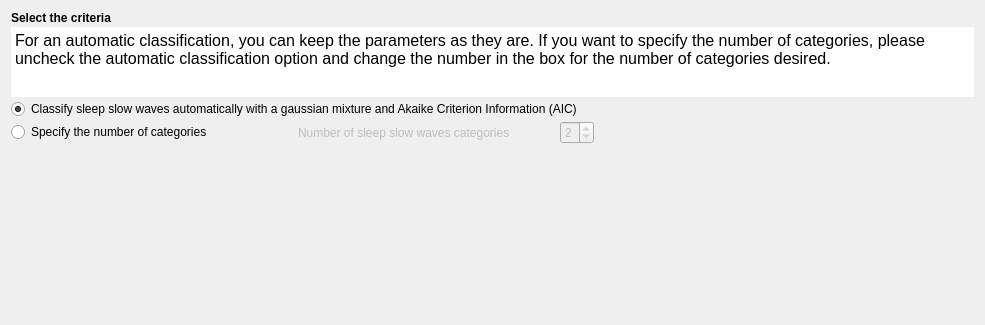
<?xml version="1.0" encoding="UTF-8"?>
<ui version="4.0">
 <class>SlowWaveClassifierSettingsView</class>
 <widget class="QWidget" name="SlowWaveClassifierSettingsView">
  <property name="geometry">
   <rect>
    <x>0</x>
    <y>0</y>
    <width>985</width>
    <height>325</height>
   </rect>
  </property>
  <property name="windowTitle">
   <string>Form</string>
  </property>
  <property name="styleSheet">
   <string notr="true">font: 12pt &quot;Roboto&quot;;</string>
  </property>
  <layout class="QVBoxLayout" name="verticalLayout">
   <item>
    <layout class="QFormLayout" name="formLayout">
     <property name="verticalSpacing">
      <number>2</number>
     </property>
     <item row="0" column="0">
      <widget class="QLabel" name="label">
       <property name="text">
        <string>&lt;html&gt;&lt;head/&gt;&lt;body&gt;&lt;p&gt;&lt;span style=&quot; font-weight:700;&quot;&gt;Select the criteria&lt;/span&gt;&lt;/p&gt;&lt;/body&gt;&lt;/html&gt;</string>
       </property>
      </widget>
     </item>
     <item row="1" column="0" colspan="2">
      <widget class="QTextEdit" name="textEdit">
       <property name="maximumSize">
        <size>
         <width>16777215</width>
         <height>70</height>
        </size>
       </property>
       <property name="frameShape">
        <enum>QFrame::Shape::NoFrame</enum>
       </property>
       <property name="frameShadow">
        <enum>QFrame::Shadow::Plain</enum>
       </property>
       <property name="lineWidth">
        <number>0</number>
       </property>
       <property name="readOnly">
        <bool>true</bool>
       </property>
       <property name="html">
        <string>&lt;!DOCTYPE HTML PUBLIC &quot;-//W3C//DTD HTML 4.0//EN&quot; &quot;http://www.w3.org/TR/REC-html40/strict.dtd&quot;&gt;
&lt;html&gt;&lt;head&gt;&lt;meta name=&quot;qrichtext&quot; content=&quot;1&quot; /&gt;&lt;meta charset=&quot;utf-8&quot; /&gt;&lt;style type=&quot;text/css&quot;&gt;
p, li { white-space: pre-wrap; }
hr { height: 1px; border-width: 0; }
li.unchecked::marker { content: &quot;\2610&quot;; }
li.checked::marker { content: &quot;\2612&quot;; }
&lt;/style&gt;&lt;/head&gt;&lt;body style=&quot; font-family:'Roboto'; font-size:12pt; font-weight:400; font-style:normal;&quot;&gt;
&lt;p style=&quot; margin-top:0px; margin-bottom:0px; margin-left:0px; margin-right:0px; -qt-block-indent:0; text-indent:0px;&quot;&gt;For an automatic classification, you can keep the parameters as they are. If you want to specify the number of categories, please uncheck the automatic classification option and change the number in the box for the number of categories desired.&lt;/p&gt;&lt;/body&gt;&lt;/html&gt;</string>
       </property>
      </widget>
     </item>
     <item row="3" column="0" colspan="2">
      <widget class="QRadioButton" name="radioButton_automatic_classification">
       <property name="text">
        <string>Classify sleep slow waves automatically with a gaussian mixture and Akaike Criterion Information (AIC)</string>
       </property>
       <property name="checked">
        <bool>true</bool>
       </property>
      </widget>
     </item>
     <item row="4" column="0" colspan="2">
      <layout class="QHBoxLayout" name="horizontalLayout_2">
       <item>
        <widget class="QRadioButton" name="radioButton_categories">
         <property name="text">
          <string>Specify the number of categories                          </string>
         </property>
        </widget>
       </item>
       <item>
        <widget class="QLabel" name="categories_label">
         <property name="enabled">
          <bool>false</bool>
         </property>
         <property name="text">
          <string>Number of sleep slow waves categories               </string>
         </property>
        </widget>
       </item>
       <item>
        <widget class="QSpinBox" name="num_categories_spinBox">
         <property name="enabled">
          <bool>false</bool>
         </property>
         <property name="minimum">
          <number>1</number>
         </property>
         <property name="maximum">
          <number>4</number>
         </property>
         <property name="value">
          <number>2</number>
         </property>
        </widget>
       </item>
       <item>
        <spacer name="horizontalSpacer">
         <property name="orientation">
          <enum>Qt::Orientation::Horizontal</enum>
         </property>
         <property name="sizeHint" stdset="0">
          <size>
           <width>40</width>
           <height>20</height>
          </size>
         </property>
        </spacer>
       </item>
      </layout>
     </item>
     <item row="5" column="0">
      <spacer name="verticalSpacer_2">
       <property name="orientation">
        <enum>Qt::Orientation::Vertical</enum>
       </property>
       <property name="sizeHint" stdset="0">
        <size>
         <width>20</width>
         <height>40</height>
        </size>
       </property>
      </spacer>
     </item>
    </layout>
   </item>
   <item>
    <spacer name="verticalSpacer">
     <property name="orientation">
      <enum>Qt::Orientation::Vertical</enum>
     </property>
     <property name="sizeHint" stdset="0">
      <size>
       <width>20</width>
       <height>40</height>
      </size>
     </property>
    </spacer>
   </item>
  </layout>
 </widget>
 <resources>
  <include location="../../../../snooz-toolbox/src/main/python/ui/themes/themes.qrc"/>
 </resources>
 <connections/>
 <slots>
  <slot>on_input_format_changed()</slot>
 </slots>
</ui>
